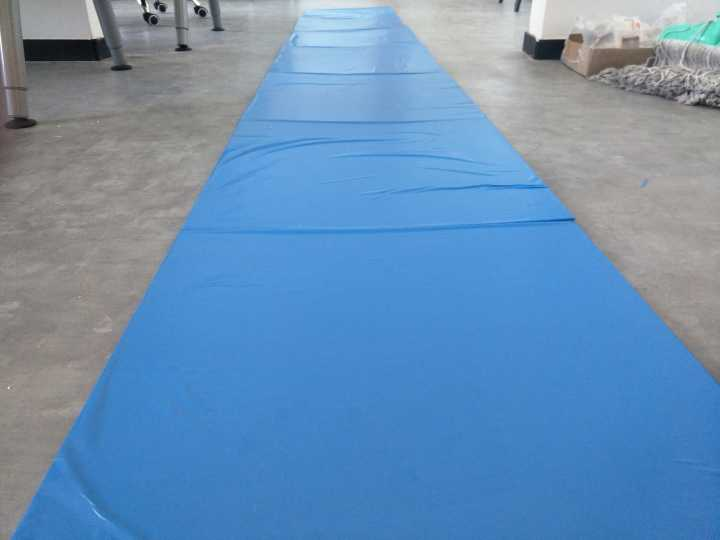
#> input picture Vision/picture/track4.jpg, 720 x 540 px, found by its file name
$ python TrackTest.py
#> lines starting #> are read from the running program, lines starting #| are printed output that depends on the picture; after the words box and inside, x2 and y2 are one past the last pixel; in counts of white or black regions, pixels touching at a corner belong together
### Vision/DebugUI.py
import cv2
import numpy
import sys

class TrackBar():
    'A class to get TrackBar Value. Require: cv2 numpy'
    def __init__(self,winName='TrackBar',windowSize=(400,300)):
        self.winName = winName
        self.nameList = ['Temp']
        self.valueRange = [(0,255)]
        self.trackbarResult = []
        cv2.namedWindow(self.winName)
        cv2.resizeWindow(self.winName, windowSize[0], windowSize[1])
    def nothing(self,test):
        'A function to be the parameter of cv2.createTrackbar '
        pass
    def creatTrackbar(self,nameList = ['Temp'],valueRange = [[0,255]]):
        'Creat Trackbar'
        self.nameList = nameList
        self.valueRange = valueRange
        self.listLenth = len(self.nameList)
        if (self.listLenth > 0):
            for name,value in zip(self.nameList,self.valueRange):
                cv2.createTrackbar(name,self.winName,value[0],value[1],self.nothing)
        else:
             print("Namelist is None!",sys._getframe().f_lineno,sys._getframe().f_code.co_name)
             exit()
        print 'Creat Trackbar Done!'
    def getTrackbarValue(self):
        'Get TrackbarValue'
        if(self.listLenth > 0):
            self.trackbarResult = []
            for name in self.nameList:
                tempResult = cv2.getTrackbarPos(name, self.winName )
                self.trackbarResult.append( tempResult )
            return self.trackbarResult
        else :
             print("Namelist is None!",sys._getframe().f_lineno,sys._getframe().f_code.co_name)
             exit()


### Vision/FindObject.py
import cv2
import numpy
import math
import sys
class Line:
    '''A class for line'''
    def __init__(self,x0,y0,k):
        self.x0 = x0
        self.y0 = y0
        self.k  = k
    # [7 lines left out: function getY, not called in this run]
    def getX(self,y):
        if(self.k == 0):
            self.x = float("inf")
            print ("x is inf!")
        else:
            self.x = (y-self.y0)*1.0/self.k+self.x0
        return self.x
    def update(self,x,y,k):
        self.x0 = x
        self.y0 = y
        self.k  = k
class FindObject:
    'A class to find object with opencv2. require: cv2 numpy'
    # [17 lines left out: functions __init__, updateImg, not called in this run]
    def hsvFilter(self,lower_color=(0,0,0),upper_color=(255,255,255)):
        ''' convert to HSV color space and threshold
            input: lower_color=(0,0,0),upper_color=(255,255,255)
            return: img
        '''
        self.hsv = cv2.cvtColor(self.img, cv2.COLOR_BGR2HSV)
        self.mask = cv2.inRange(self.hsv, lower_color, upper_color)
        self.hsvmask = cv2.bitwise_and(self.img, self.img, mask=self.mask)

        if self.debugFlag is True :
            cv2.imshow('hsvFilter',self.hsvmask)
        return self.hsvmask
    def converToBinary(self,thresholdValue=0):
        ''' convert to binary
            input: thresholdValue=0
            return: img
            attention: hsvFileter need run firstly
        '''
        if self.hsvmask is None:
            print("hsvmask is None!",sys._getframe().f_lineno,sys._getframe().f_code.co_name)
            exit()
        else:
            self.gray = cv2.cvtColor(self.hsvmask,cv2.COLOR_BGR2GRAY)
            self.retval,self.binary = cv2.threshold(self.gray, thresholdValue, 255, cv2.THRESH_BINARY)
            if self.debugFlag is True :
                cv2.imshow('converToBinary',self.binary)
            return self.binary
    # [34 lines left out: functions erode, dilate, not called in this run]
    def getCenter(self):
        pass

class FindBall(FindObject):
    '''find  ball '''
    # [120 lines left out: functions getCenter, draw, calculate, not called in this run]

class FindTrack(FindObject):
    def __init__(self,img,debugFlag=False):
        self.img     = img
        self.hsvmask = None
        self.binary  = None
        self.blurtImg= None
        self.edges   = None
        self.debugFlag = debugFlag
        self.imgSize = img.shape
        self.Middle = Line(self.imgSize[1]/2,0,float("inf"))
        print ("A FindTrack Class is created!")
    def getCenter(self,blurSize=15,minVal=50,maxVal=150,\
        linePointCount=60,minLineLength=120,maxLineGap=10,\
        slopeThreshold=math.tan(math.pi/6)):
        '''Get the middle line of the track
            input:
                blurSize=15,        #size for blur
                minVal=50,          #value for edges
                maxVal=150,         #value for edges
                linePointCount=60,  #value for HoughLinesP
                minLineLength=120,  #value for HoughLinesP
                maxLineGap=10,      #value for HoughLinesP
                slopeThreshold=math.tan(math.pi/6)        #the slope to del some lines
            output:
                Line::Middle         #euqation of the middle line
        '''
        #Blur Canny HoughLines. To get lines in the picture.
        self.blurtImg = cv2.medianBlur(self.binary.copy(),15)
        self.edges = cv2.Canny(self.blurtImg.copy(),minVal,maxVal)
        self.lines = cv2.HoughLinesP(self.edges,1,numpy.pi/180,linePointCount,minLineLength,maxLineGap)
        self.lineTemp = self.img.copy()
        if self.lines is not None:
            #separate left and right lines according to slope
            self.leftLines = []
            self.rightLines = []
            for item in self.lines:
                x1 = item[0][0]
                y1 = item[0][1]
                x2 = item[0][2]
                y2 = item[0][3]
                if (0 == (x2-x1)):
                    if y2 > y1 :
                        k = float("inf")
                    else:
                        k = float("-inf")
                else :
                    k  = (y2 - y1)*1.0/(x2 - x1)
                if (k < 0.0 - slopeThreshold ):
                    self.leftLines.append(item[0])
                if (k > slopeThreshold ):
                    self.rightLines.append(item[0])
            #get middle line equation
            self.imgSize = self.lineTemp.shape
            tempMiddleX =[0,0]
            tempMiddleY =[0,0]
            if len(self.leftLines)>0 and len(self.rightLines)>0:
                count = min(len(self.rightLines),len(self.leftLines))
                i=0
                sumRX=[0,0]
                sumLX=[0,0]
                #We use points from left line and rignt line to get the middle line point
                while(i < count ):
                    #kL left line slope;kR right line slope
                    if ((self.leftLines[i][2]-self.leftLines[i][0]) == 0):
                        kL = float("inf")
                    else:
                        kL =  (self.leftLines[i][3]-self.leftLines[i][1])*1.0/(self.leftLines[i][2]-self.leftLines[i][0])
                    if ((self.rightLines[i][2]-self.rightLines[i][0]) == 0):
                        kR = float("inf")
                    else:
                        kR =  (self.rightLines[i][3]-self.rightLines[i][1])*1.0/(self.rightLines[i][2]-self.rightLines[i][0])
                    #LineL LineR,The equation of left line and right line
                    LineL = Line(self.leftLines[i][0],self.leftLines[i][1],kL)
                    LineR = Line(self.rightLines[i][0],self.rightLines[i][1],kR)
                    sumLX[0] = sumLX[0] + LineL.getX(self.imgSize[0]*1.0/2)
                    sumLX[1] = sumLX[1] + LineL.getX(self.imgSize[0]*1.0*2/3)
                    sumRX[0] = sumRX[0] + LineR.getX(self.imgSize[0]*1.0/2)
                    sumRX[1] = sumRX[1] + LineR.getX(self.imgSize[0]*1.0*2/3)
                    i = i + 1
                tempMiddleY[0] = self.imgSize[0]*1.0/2
                tempMiddleY[1] = self.imgSize[0]*1.0*2/3
                tempMiddleX[0] = (sumLX[0]*1.0/count+sumRX[0]*1.0/count)/2.0
                tempMiddleX[1] = (sumLX[1]*1.0/count+sumRX[1]*1.0/count)/2.0

                if tempMiddleX[1] == tempMiddleX[0] :
                    tempMiddleK = float("inf")
                else :
                    tempMiddleK = (tempMiddleY[1]-tempMiddleY[0])*1.0 /(tempMiddleX[1]-tempMiddleX[0])
                #middle line equation
                self.Middle.update(tempMiddleX[0],tempMiddleY[0],tempMiddleK)
            else:
                # if we can not get two side lines ,middle line is set to middle of the img
                self.Middle.update(self.imgSize[1]/2,0,float("inf"))
        else:
            # if there are no lines,middle line is set to middle of the img
            self.leftLines = None
            self.rightLines= None
            self.Middle.update(self.imgSize[1]/2,0,float("inf"))
        if self.debugFlag is True:
            cv2.imshow("canny",self.edges)
            if self.leftLines is not None :
                for item in self.leftLines:
                    cv2.line(self.lineTemp,(item[0],item[1]),(item[2],item[3]  ),(255,0,0),3)
            if self.rightLines is not None :
                for item in self.rightLines:
                    cv2.line(self.lineTemp,(item[0],item[1]),(item[2],item[3]  ),(0,0,255),3)
            cv2.line(self.lineTemp,(self.imgSize[1]/2,0),(self.imgSize[1]/2,self.imgSize[0]),(255,255,0),3)
            cv2.line(self.lineTemp,(0,int(self.imgSize[0]*1.0/2)),(self.imgSize[1],int(self.imgSize[0]*1.0/2)),(255,255,0),1)
            cv2.line(self.lineTemp,(0,int(self.imgSize[0]*1.0*2/3)),(self.imgSize[1],int(self.imgSize[0]*1.0*2/3)),(255,255,0),1)
            cv2.line(self.lineTemp,\
            (int(self.Middle.getX(0)),0),\
            (int(self.Middle.getX(self.imgSize[0])),self.imgSize[0]),\
            (0,255,255),3)
            cv2.imshow("Lines after slope choose",self.lineTemp)
            return self.Middle
        else:
            return self.Middle
    def draw(self):
        if self.leftLines is not None :
            for item in self.leftLines:
                cv2.line(self.lineTemp,(item[0],item[1]),(item[2],item[3]  ),(255,0,0),3)
        if self.rightLines is not None :
            for item in self.rightLines:
                cv2.line(self.lineTemp,(item[0],item[1]),(item[2],item[3]  ),(0,0,255),3)
        cv2.line(self.lineTemp,(self.imgSize[1]/2,0),(self.imgSize[1]/2,self.imgSize[0]),(255,255,0),3)
        cv2.line(self.lineTemp,(0,int(self.imgSize[0]*1.0/2)),(self.imgSize[1],int(self.imgSize[0]*1.0/2)),(255,255,0),1)
        cv2.line(self.lineTemp,(0,int(self.imgSize[0]*1.0*2/3)),(self.imgSize[1],int(self.imgSize[0]*1.0*2/3)),(255,255,0),1)
        cv2.line(self.lineTemp,\
        (int(self.Middle.getX(0)),0),\
        (int(self.Middle.getX(self.imgSize[0])),self.imgSize[0]),\
        (0,255,255),3)
        cv2.imshow("FindTrack",self.lineTemp)
    # [8 lines left out: function getDelta, not called in this run]

class BallShow:
    def __init__(self,ball):
        self.key = ord('q')
        self.ball = ball
    def updateBall(self,ball):
        self.ball = ball
    # [15 lines left out: functions switchWindow, showImg, not called in this run]
class TrackShow:
    def __init__(self,track):
        self.key = ord('q')
        self.track = track
    def updateBall(self,ball):
        self.track = track
    # [15 lines left out: functions switchWindow, showImg, not called in this run]

### Vision/TrackTest.py
import cv2
import numpy
from FindObject import *
from DebugUI import TrackBar
#Trackbar Test
nameList = ['Hmin',"Smin","Vmin","Hmax","Smax","Vmax"]
valueRange=[(70,255),(70,255),(0,255),(255,255),(255,255),(255,255)]
trackbar = TrackBar("Track Test")
trackbar.creatTrackbar(nameList,valueRange)
barBinary = TrackBar("converToBinary")
barBinary.creatTrackbar(['threshold:'],[(0,255)])
#Trackbar Test

img = cv2.imread(".\\Vision\\picture\\track4.jpg")
#> img is the input picture: shape (540, 720, 3); mean B, G, R 181.3, 143.5, 105
cv2.imshow('ORIGIN', img)
track = FindTrack(img,debugFlag = True)
while True :
    color = trackbar.getTrackbarValue()
    threshold = barBinary.getTrackbarValue()
    key = cv2.waitKey(1)
#> (key q is pressed here)
    track.hsvFilter(tuple(color[0:3]),tuple(color[3:]))
#> in hsvFilter, `self.mask = cv2.inRange(self.hsv, lower_color, upper_color)`:
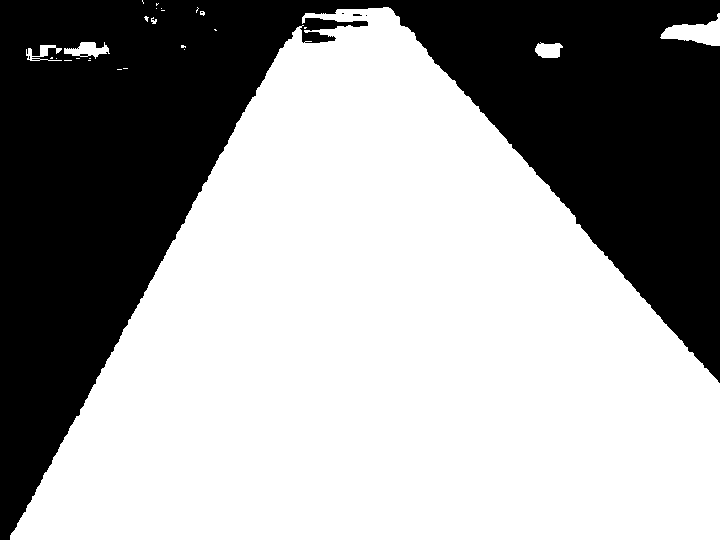
#> self.mask: shape (540, 720); 61.6% white; 6 black regions (5 under 20 px), largest, box (x1, y1, x2, y2) and area: (0, 0, 720, 540) 149405
#> in hsvFilter, `self.hsvmask = cv2.bitwise_and(self.img, self.img, mask=self.mask)`:
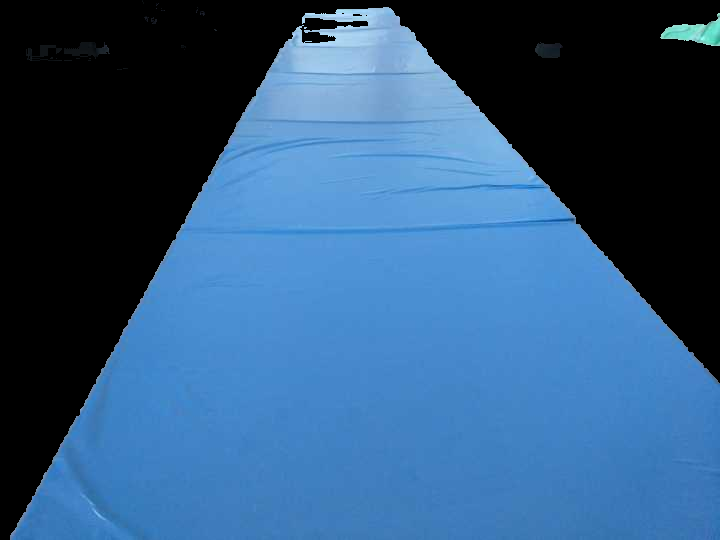
#> self.hsvmask: shape (540, 720, 3); mean B, G, R 124.6, 86.3, 47.4
    track.converToBinary(threshold[0])
#> in converToBinary, `self.gray = cv2.cvtColor(self.hsvmask,cv2.COLOR_BGR2GRAY)`:
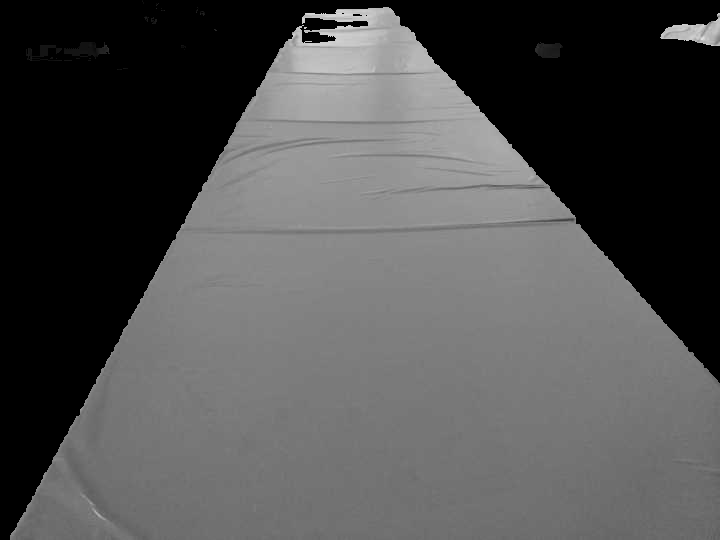
#> self.gray: shape (540, 720); min 0, max 225, mean 79
#> in converToBinary, `self.retval,self.binary = cv2.threshold(self.gray, thresholdValue, 255..`: self.retval = 0
    track.getCenter(blurSize=15,minVal=100,maxVal=300,\
                    linePointCount=60,minLineLength=120,maxLineGap=10,\
                    slopeThreshold=math.tan(math.pi/6))
#> in getCenter, `self.edges = cv2.Canny(self.blurtImg.copy(),minVal,maxVal)`:
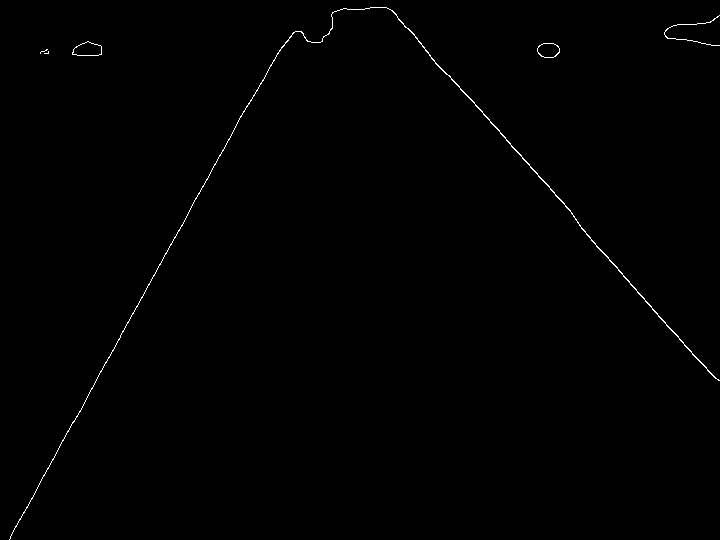
#> self.edges: shape (540, 720); 0.42% white in thin lines or dots
#> in getCenter, `self.lines = cv2.HoughLinesP(self.edges,1,numpy.pi/180,linePointCount,..`: self.lines = 18 rows, first 6: [609, 259, 676, 335], [132, 314, 146, 289], [506, 140, 549, 187], [120, 336, 131, 315], [253, 96, 263, 79], [415, 37, 424, 47]
#> the loop in getCenter, `for item in self.lines:` made 18 passes
#> (x1, y1, x2, y2, k) on passes 1 to 8: (609, 259, 676, 335, 1.13), (132, 314, 146, 289, -1.79), (506, 140, 549, 187, 1.09), (120, 336, 131, 315, -1.91), (253, 96, 263, 79, -1.7), (415, 37, 424, 47, 1.11), (45, 473, 57, 451, -1.83), (449, 75, 510, 143, 1.11)
#> after the loop in getCenter, `for item in self.lines:`: self.leftLines = [[132, 314, 146, 289], [120, 336, 131, 315], [253, 96, 263, 79], [45, 473, 57, 451], [209, 174, 221, 152], [146, 288, 164, 256], [38, 485, 44, 475], [68, 430, 74, 420], [226, 143, 234, 129], [105, 363, 111, 353]]; self.rightLines = [[609, 259, 676, 335], [506, 140, 549, 187], [415, 37, 424, 47], [449, 75, 510, 143], [591, 240, 603, 253], [397, 17, 408, 29], [579, 225, 589, 236], [693, 354, 713, 376]]
#> in getCenter, `count = min(len(self.rightLines),len(self.leftLines))`: count = 8
#> the loop in getCenter, `while(i < count ):` made 8 passes
#> (kL, kR) on passes 1 to 8: (-1.79, 1.13), (-1.91, 1.09), (-1.7, 1.11), (-1.83, 1.11), (-1.83, 1.08), (-1.78, 1.09), (-1.67, 1.1), (-1.67, 1.1)
#> after the loop in getCenter, `while(i < count ):`: sumLX = [1261.3, 854.1]; sumRX = [4976.4, 5629]
#> in getCenter, `tempMiddleK = (tempMiddleY[1]-tempMiddleY[0])*1.0 /(tempMiddleX[1]-tem..`: tempMiddleK = 5.87
#> in update, `self.x0 = x`: self.x0 = 389.9
#> in update, `self.k  = k`: self.k = 5.87
#> the loop in getCenter, `for item in self.leftLines:` made 10 passes
#> after the loop in getCenter, `for item in self.leftLines:`:
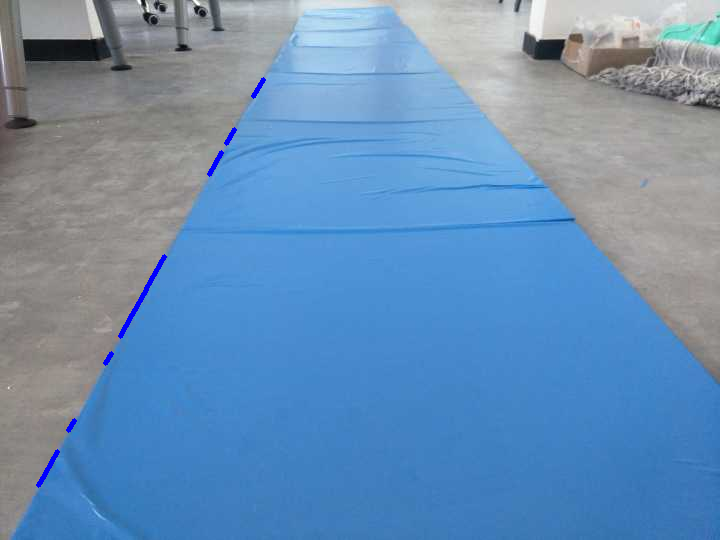
#> self.lineTemp: shape (540, 720, 3); 0.3% of pixels changed, all inside (x1, y1, x2, y2) = (36, 77, 266, 488)
#> the loop in getCenter, `for item in self.rightLines:` made 8 passes
#> after the loop in getCenter, `for item in self.rightLines:`:
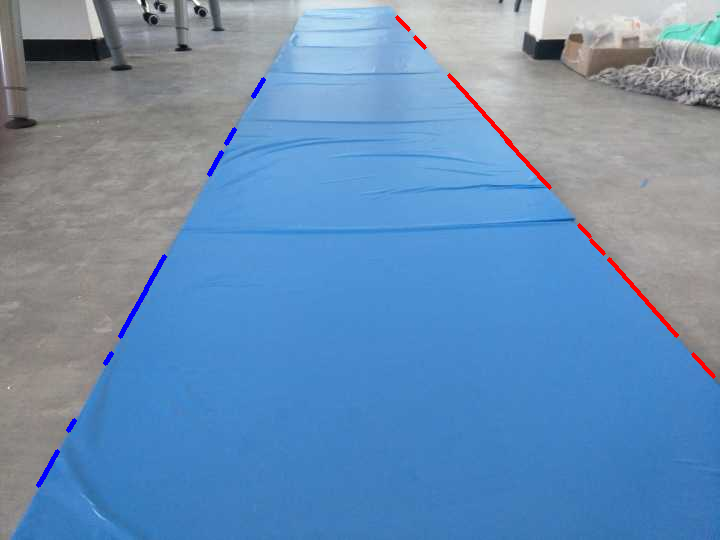
#> self.lineTemp: shape (540, 720, 3); 0.41% of pixels changed, all inside (x1, y1, x2, y2) = (395, 15, 716, 379)
#> in getCenter, `cv2.line(self.lineTemp,\ (int(self.Middle.getX(0)),0),\ (int(self.Midd..`:
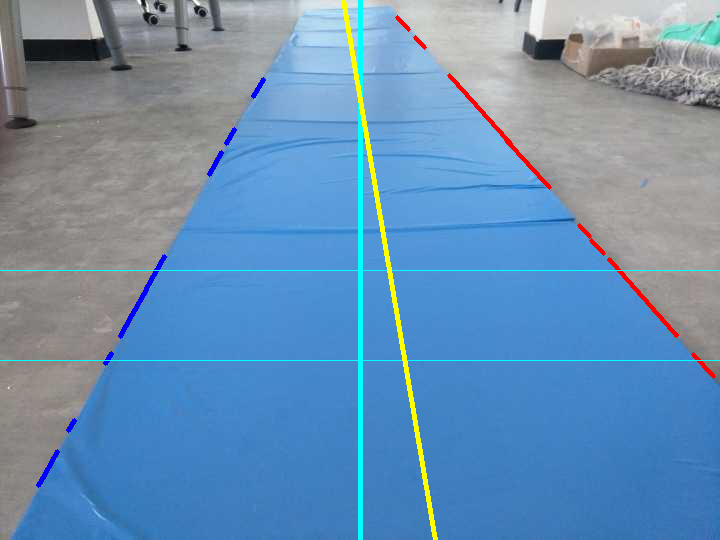
#> self.lineTemp: shape (540, 720, 3); mean B, G, R 179.9, 144.2, 105.3
    track.draw()
#> the loop in draw, `for item in self.leftLines:` made 10 passes
#> the loop in draw, `for item in self.rightLines:` made 8 passes
    if key == 27:
        break
cv2.destroyAllWindows()

$ run again, with Vision/picture/track1.jpg copied over Vision/picture/track4.jpg
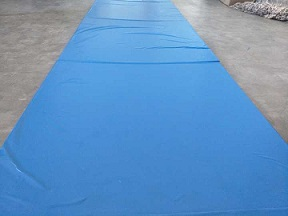
#> input picture Vision/picture/track1.jpg, 288 x 216 px, found by its file name
#> img is the input picture: shape (216, 288, 3); mean B, G, R 196.4, 147.6, 98.2
#> self.hsv: shape (216, 288, 3); mean H, S, V 93.7, 122.8, 197.4
#> in hsvFilter, `self.mask = cv2.inRange(self.hsv, lower_color, upper_color)`:
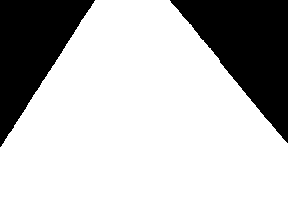
#> self.mask: shape (216, 288); 74.9% white; 2 black regions, box (x1, y1, x2, y2) and area: (170, 0, 288, 143) 8551, (0, 0, 95, 147) 7037
#> self.retval = 0
#> self.blurtImg: shape (216, 288); 75% white; 2 black regions, box (x1, y1, x2, y2) and area: (171, 0, 288, 141) 8540, (0, 0, 94, 144) 7026
#> self.edges: shape (216, 288); 0.67% white in thin lines or dots, all inside (x1, y1, x2, y2) = (0, 0, 288, 144)
#> self.lines = [[171, 1, 193, 28], [224, 68, 264, 115], [74, 31, 92, 3], [24, 109, 65, 46], [194, 29, 213, 52]]
#> the loop in getCenter, `for item in self.lines:` made 5 passes
#> (x1, y1, x2, y2, k) on passes 1 to 5: (171, 1, 193, 28, 1.23), (224, 68, 264, 115, 1.18), (74, 31, 92, 3, -1.56), (24, 109, 65, 46, -1.54), (194, 29, 213, 52, 1.21)
#> after the loop in getCenter, `for item in self.lines:`: self.leftLines = [[74, 31, 92, 3], [24, 109, 65, 46]]; self.rightLines = [[171, 1, 193, 28], [224, 68, 264, 115], [194, 29, 213, 52]]
#> count = 2
#> the loop in getCenter, `while(i < count ):` made 2 passes
#> (kL, kR, i) on passes 1 to 2: (-1.56, 1.23, 1), (-1.54, 1.18, 2)
#> after the loop in getCenter, `while(i < count ):`: sumLX = [49.15, 2.58]; sumRX = [516.2, 576.2]
#> tempMiddleK = 10.75
#> in update, `self.x0 = x`: self.x0 = 141.3
#> in update, `self.k  = k`: self.k = 10.75
#> the loop in getCenter, `for item in self.leftLines:` made 2 passes
#> the loop in getCenter, `for item in self.rightLines:` made 3 passes
#> the loop in draw, `for item in self.leftLines:` made 2 passes
#> the loop in draw, `for item in self.rightLines:` made 3 passes
#> in draw, `cv2.line(self.lineTemp,(self.imgSize[1]/2,0),(self.imgSize[1]/2,self.i..`:
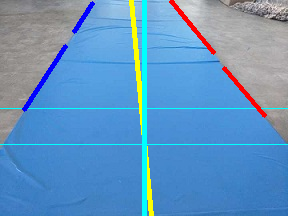
#> self.lineTemp: shape (216, 288, 3); mean B, G, R 193.6, 148.8, 98.1
